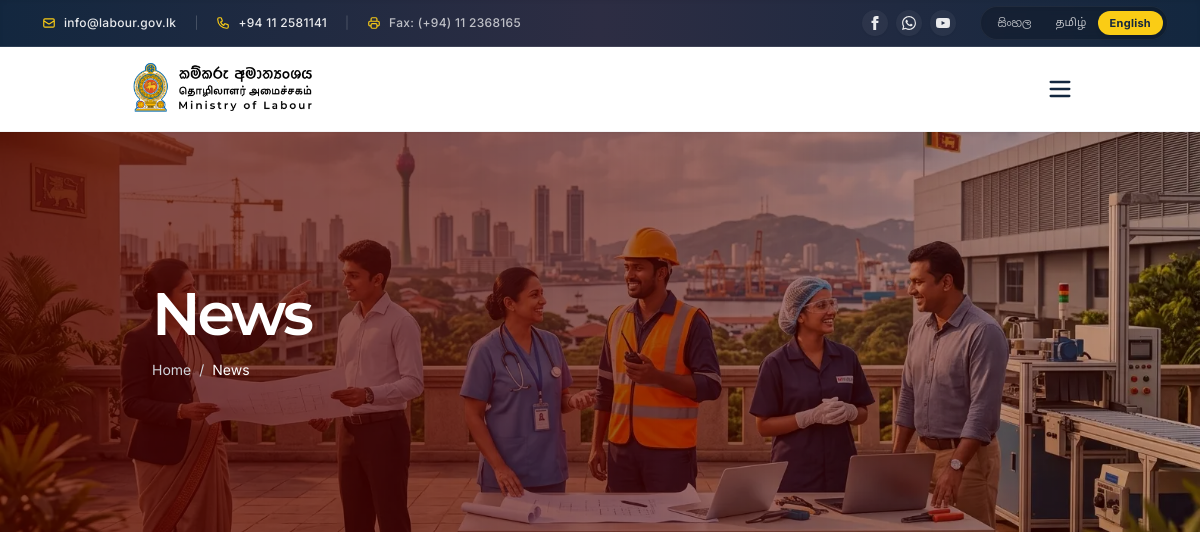
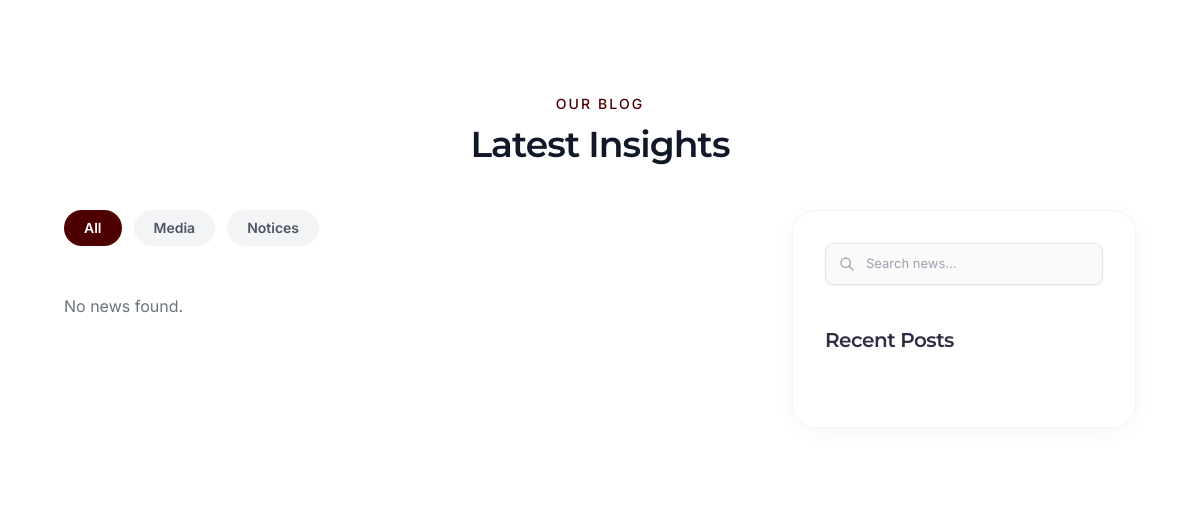
The app's page /news (upper part), older data (2 pictures, top to bottom).
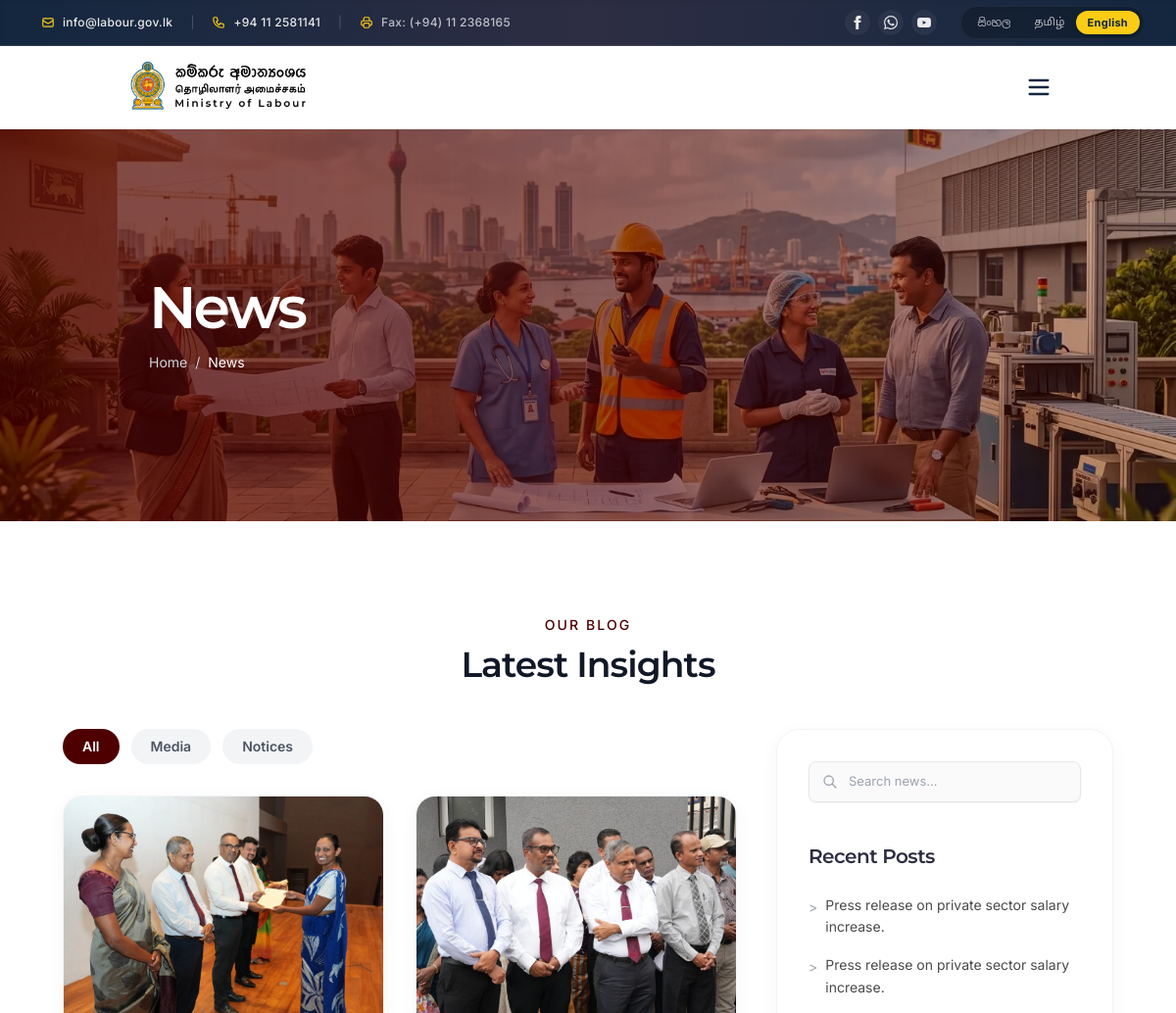
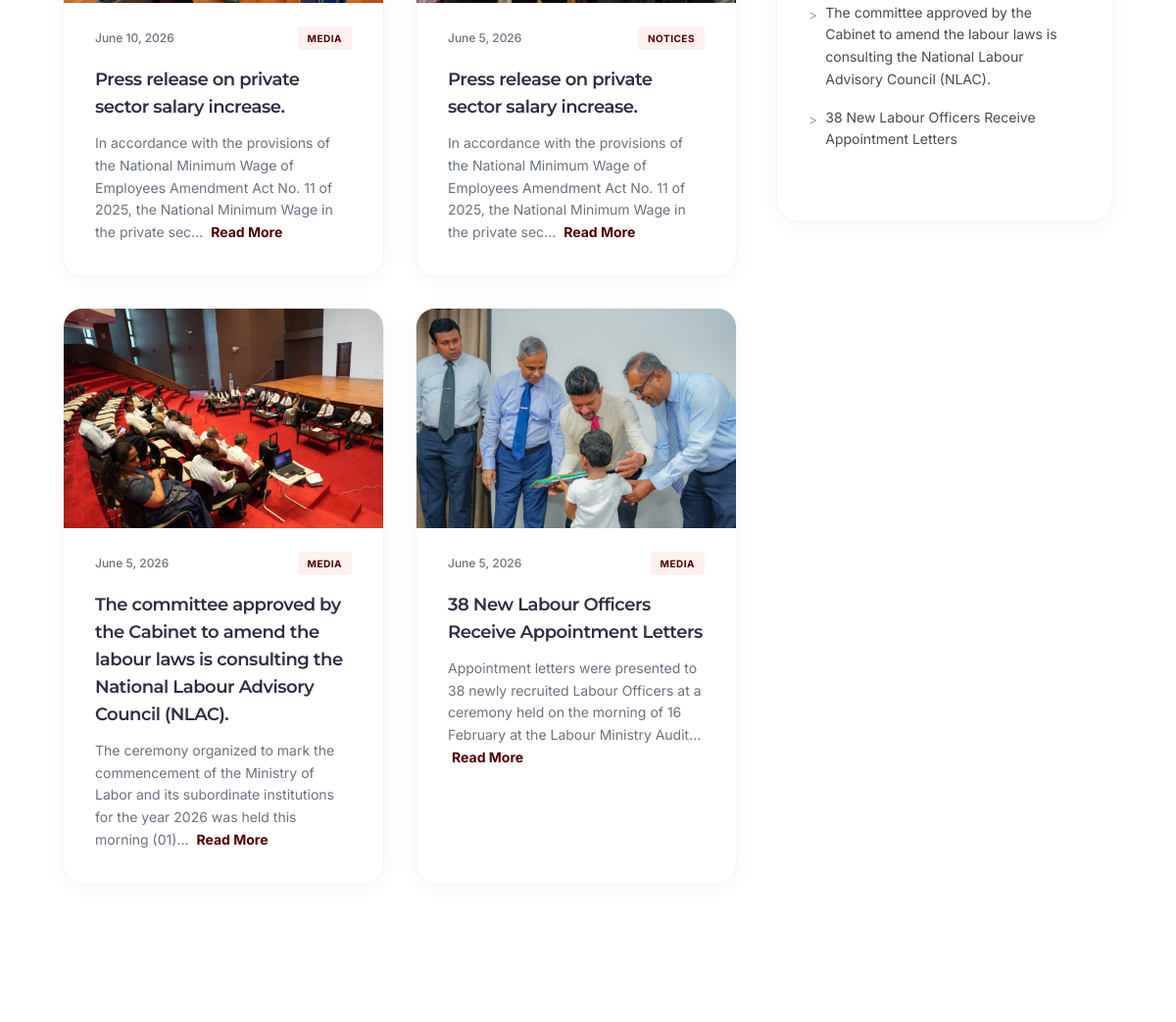
The same page, newer data (2 pictures, top to bottom).
### tables this page shows
CREATE TABLE `news` (
  `id` int(11) NOT NULL AUTO_INCREMENT,
  `title` varchar(255) NOT NULL,
  `title_si` varchar(255) DEFAULT NULL,
  `title_ta` varchar(255) DEFAULT NULL,
  `category` varchar(50) NOT NULL,
  `publish_date` date DEFAULT NULL,
  `content` longtext NOT NULL,
  `content_si` longtext DEFAULT NULL,
  `content_ta` longtext DEFAULT NULL,
  `cover_image` varchar(255) DEFAULT NULL,
  `tags` varchar(255) DEFAULT NULL,
  `language` varchar(20) NOT NULL DEFAULT 'english',
  `visibility` enum('public','private','hidden') NOT NULL DEFAULT 'public',
  `is_featured` tinyint(1) NOT NULL DEFAULT 0,
  `is_special_notice` tinyint(1) NOT NULL DEFAULT 0,
  `status` enum('Draft','Published') NOT NULL DEFAULT 'Draft',
  `author_id` int(11) DEFAULT NULL,
  `created_at` timestamp NULL DEFAULT current_timestamp(),
  `updated_at` timestamp NULL DEFAULT current_timestamp() ON UPDATE current_timestamp(),
  PRIMARY KEY (`id`),
  KEY `author_id` (`author_id`),
  CONSTRAINT `news_ibfk_1` FOREIGN KEY (`author_id`) REFERENCES `admins` (`id`) ON DELETE SET NULL
);

### news.php (the view, shortened to what the changed rows need)
<?php
require_once 'admin/includes/db.php';
$allArticlesRaw = $pdo->query("SELECT * FROM news WHERE status = 'Published' ORDER BY created_at DESC")->fetchAll();
$allArticles = [];
foreach ($allArticlesRaw as $article) {
    $allArticles[] = $article;
}
$recentPosts = array_slice($allArticles, 0, 10);
include 'includes/header.php';
include 'includes/sub-hero.php';
?>
<section class="py-16 md:py-24 px-4 md:px-16 bg-white">
    <div class="container mx-auto max-w-[1400px]">
        <div class="text-center mb-12">
            <h2 class="text-3xl md:text-[36px] font-semibold font-montserrat text-gray-900">Latest Insights</h2>
        </div>
        <div class="flex flex-col lg:flex-row gap-8 lg:gap-10">
            <div class="w-full lg:w-2/3">
                <div class="grid grid-cols-1 md:grid-cols-2 gap-6 lg:gap-8 mb-12" id="articles-grid">
                    <?php if (empty($allArticles)): ?>
                        <div class="col-span-2 text-gray-500 py-4">No news found.</div>
                    <?php else: ?>
                        <?php foreach ($allArticles as $article): ?>
                        <div class="article-card bg-white rounded-[20px] overflow-hidden shadow-[0_4px_20px_rgb(0,0,0,0.04)] border border-gray-100 hover:shadow-lg transition-shadow duration-300 flex flex-col" data-category="<?= htmlspecialchars($article['category']) ?>">
                            <div class="h-56 overflow-hidden bg-gray-100 flex items-center justify-center">
                                <?php if (!empty($article['cover_image']) && file_exists('admin/' . $article['cover_image'])): ?>
                                    <img loading="lazy" src="admin/<?= htmlspecialchars($article['cover_image']) ?>" alt="<?= htmlspecialchars($article['title']) ?>" class="w-full h-full object-cover hover:scale-105 transition-transform duration-500">
                                <?php endif; ?>
                            </div>
                            <div class="p-8 pt-6 pb-8 flex flex-col flex-grow">
                                <div class="flex justify-between items-center mb-4 text-xs text-gray-500 font-inter font-medium">
                                    <span><?= date('F j, Y', strtotime($article['created_at'])) ?></span>
                                    <span class="bg-[#FFF0F0] text-secondary px-2.5 py-1 rounded font-bold uppercase tracking-wider text-[10px]"><?= htmlspecialchars($article['category']) ?></span>
                                </div>
                                <h3 class="text-[17px] md:text-lg font-semibold text-[#2D2D43] font-montserrat mb-3 leading-snug hover:text-secondary transition-colors notranslate">
                                    <a href="news/<?= $article['id'] ?>" class="hover:text-secondary transition-colors"><?= htmlspecialchars($article['title']) ?></a>
                                </h3>
                                <div class="text-gray-500 text-[14px] font-inter leading-relaxed flex-grow">
                                    <span class="notranslate"><?= htmlspecialchars(mb_substr(strip_tags($article['content']), 0, 150)) ?>...</span>
                                    <a href="news/<?= $article['id'] ?>" class="text-secondary font-bold hover:text-[#320000] transition-colors ml-1">Read More</a>
                                </div>
                            </div>
                        </div>
                        <?php endforeach; ?>
                    <?php endif; ?>
                </div>
            </div>
            <div class="w-full lg:w-1/3">
                <div
                    class="border border-gray-100 rounded-3xl p-8 sticky top-32 bg-white shadow-[0_4px_20px_rgb(0,0,0,0.04)]">
                    <div class="mb-10">
                        <ul class="space-y-4">
                            <?php foreach ($recentPosts as $post): ?>
                            <li>
                                <a href="news/<?= $post['id'] ?>" class="flex text-[14px] text-[#4A4A4A] font-inter hover:text-secondary transition-colors leading-relaxed group">
                                    <span class="mr-2 text-gray-400 group-hover:text-secondary transition-colors mt-0.5">&gt;</span>
                                    <span class="notranslate"><?= htmlspecialchars($post['title']) ?></span>
                                </a>
                            </li>
                            <?php endforeach; ?>
                        </ul>
                    </div>
                </div>
            </div>
        </div>
    </div>
</section>
<?php include 'includes/footer.php'; ?>

Row changes from the older to the newer data that the page shows:
added news: cover_image (picture), created_at "June 10, 2026", category "MEDIA", title "Press release on private sector salary increase.", content "In accordance with the provisions of the National Minimum Wage of Employees Amendment Act No. 11 of 2025, the National Minimum Wage in the private sec"
added news: cover_image (picture), created_at "June 5, 2026", category "NOTICES", title "Press release on private sector salary increase.", content "In accordance with the provisions of the National Minimum Wage of Employees Amendment Act No. 11 of 2025, the National Minimum Wage in the private sec"
added news: cover_image (picture), created_at "June 5, 2026", category "MEDIA", title "The committee approved by the Cabinet to amend the labour laws is consulting the National Labour Advisory Council (NLAC).", content "The ceremony organized to mark the commencement of the Ministry of Labor and its subordinate institutions for the year 2026 was held this morning (01)"
added news: cover_image (picture), created_at "June 5, 2026", category "MEDIA", title "38 New Labour Officers Receive Appointment Letters", content "Appointment letters were presented to 38 newly recruited Labour Officers at a ceremony held on the morning of 16 February at the Labour Ministry Audit"
Text that changed along with them:
text no longer shown: "No news found."
